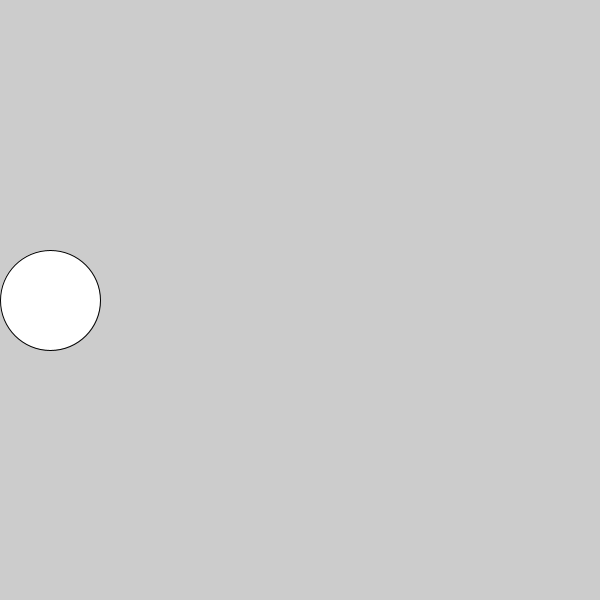
Frame 1 (no input)
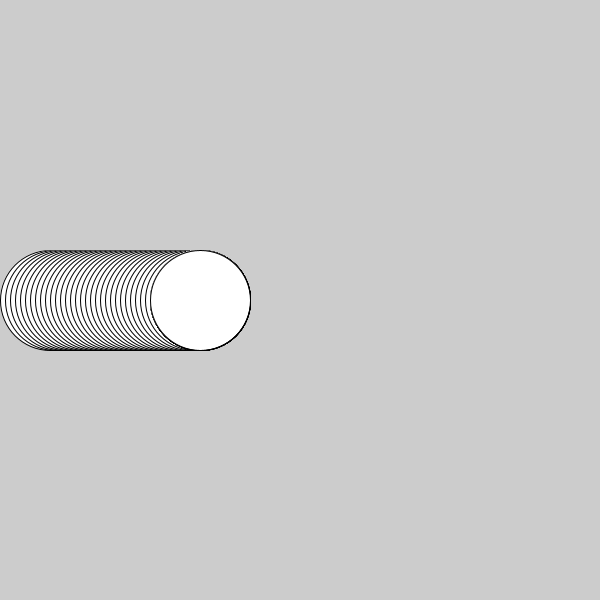
Frame 60 (the mouse pressed at the canvas centre just before this capture)
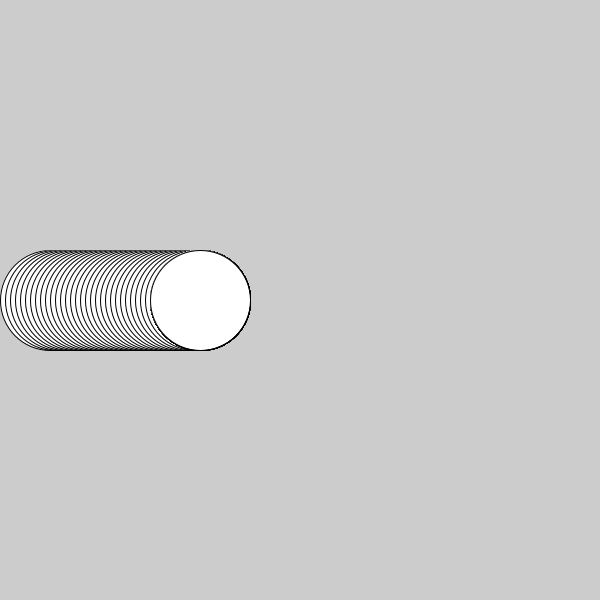
Frame 120 (the mouse held since frame 60 and released just before this capture)

The Processing sketch that drew these frames (run headless with seeded random() and noise(); from frame 60 on, the mouse is pressed at the canvas centre):

// Processing sketch: Lesson9
// ── Lesson9.pde
int ballHozPosition;

void setup () {
  size(600, 600);
  ballHozPosition = 50;
} 

void draw () {
  ellipse(ballHozPosition, 300, 100, 100);
  if (ballHozPosition < 200) {
    ballHozPosition = ballHozPosition + 5;
  } 
}
